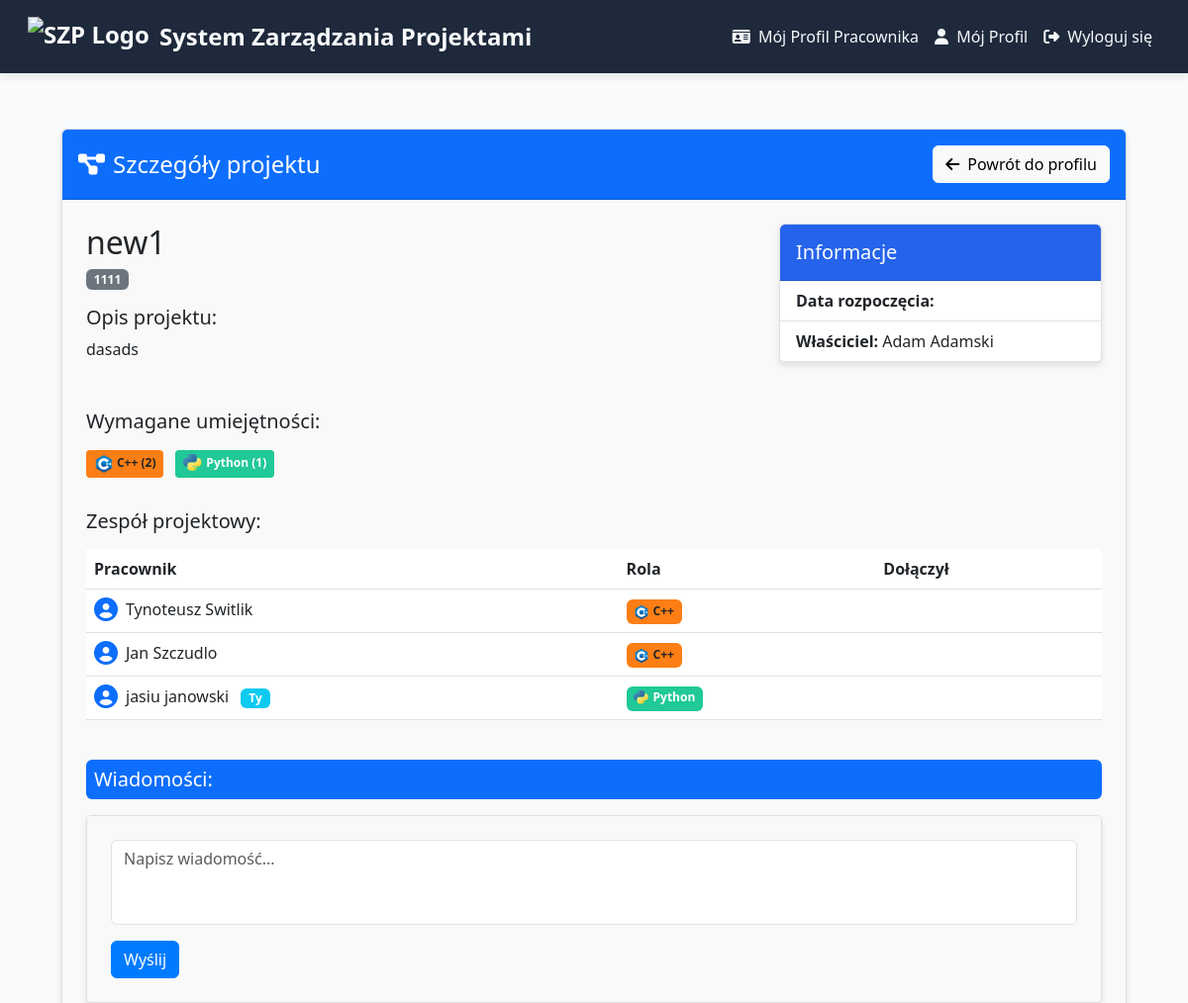
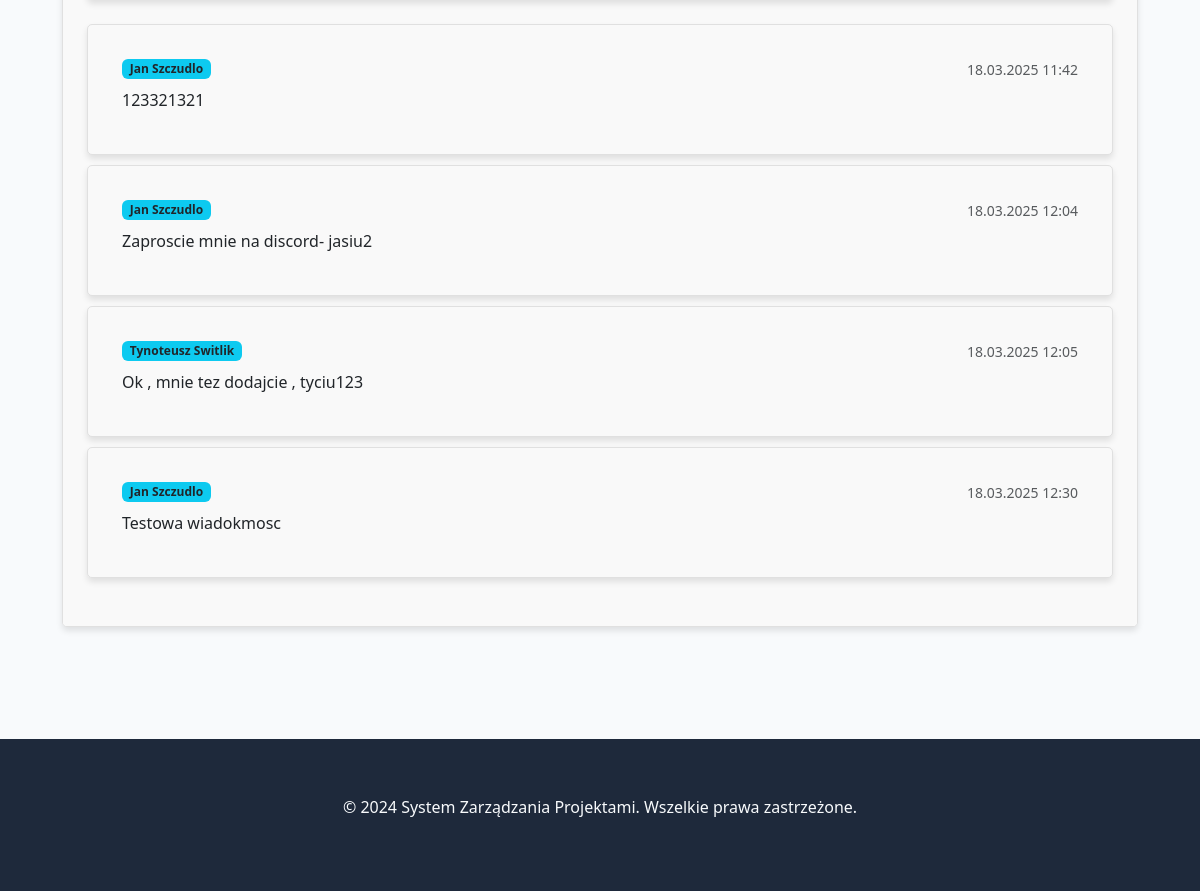
/projects/details/77/ (signed in), run on the app's committed database (2 pictures, top to bottom).
### projects/models.py (models this page shows, shortened)
class Project(models.Model):
    title = models.CharField(max_length=255)
    code = models.CharField(max_length=50, unique=True)
    description = models.TextField()
    owner = models.ForeignKey(Employer, on_delete=models.CASCADE, related_name='projects')
    employees = models.ManyToManyField(Employee, related_name='projects', blank=True)  # Dodanie tej linii

class ProjectSkillRequirement(models.Model):
    project = models.ForeignKey(Project, on_delete=models.CASCADE, related_name='skill_requirements')
    skill = models.ForeignKey(Skill, on_delete=models.CASCADE)
    required_count = models.PositiveIntegerField(default=0)  # Liczba wymaganych specjalistów
    class Meta:
        unique_together = ('project', 'skill')  # Każda kombinacja projektu i umiejętności musi być unikalna

class EmployeeProjectAssignment(models.Model):
    project = models.ForeignKey(Project, on_delete=models.CASCADE)
    employee = models.ForeignKey(Employee, on_delete=models.CASCADE)
    skill = models.ForeignKey(Skill, on_delete=models.CASCADE)

class ProjectMessage(models.Model):
    project = models.ForeignKey('Project', on_delete=models.CASCADE, related_name='messages')
    user = models.ForeignKey(Employee, on_delete=models.CASCADE)
    content = models.TextField()
    created_at = models.DateTimeField(auto_now_add=True)

### employers/models.py (models this page shows, shortened)
class Employer(models.Model):
    user = models.OneToOneField(
        CustomUser,
        on_delete=models.CASCADE,
        related_name='employer',
        null=True,
        blank=True
    )
    is_verified = models.BooleanField(default=False)

### account/models.py (models this page shows, shortened)
class CustomUser(AbstractUser):
    is_employee = models.BooleanField(default=True)
    is_employer = models.BooleanField(default=False)

### employees/models.py (models this page shows, shortened)
class Skill(models.Model):
    name = models.CharField(max_length=100)
    logo = models.ImageField(upload_to='skills/logos/', blank=True, null=True)

class Employee(models.Model):
    user = models.OneToOneField(CustomUser, on_delete=models.CASCADE, related_name='profile')
    skills = models.ManyToManyField('Skill', related_name="employees", blank=True)
    personality_traits = models.ManyToManyField(Personality_trait, related_name="employees", blank=True)
    belbin_test_result = models.JSONField(blank=True, null=True)
    def __str__(self):
        return f"{self.user.first_name} {self.user.last_name}" if self.user.first_name and self.user.last_name else self.user.username

### projects/views.py (the view, shortened to what this page needs)
# urls.py: path('details/<int:project_id>/', views.view_project_details, name='view_project_details'),
@login_required
def view_project_details(request, project_id):
    try:
        employee = request.user.employee  # Użyj instancji Employee
    except AttributeError:
        try:
            employee = Employee.objects.get(user=request.user)
            request.user.employee = employee
        except Employee.DoesNotExist:
            messages.error(request, 'Nie znaleziono profilu pracownika.')
            return redirect('profile')
    project = get_object_or_404(Project, id=project_id)
    is_assigned = project.employeeprojectassignment_set.filter(employee=employee).exists()
    if not is_assigned and not request.user.is_staff:
        messages.error(request, 'Nie masz dostępu do tego projektu.')
        return redirect('my_profile')
    message_form = ProjectMessageForm()  # Inicjalizuj formularz na początku
    messages_list = project.messages.all()
    return render(request, 'projects/project_details.html', {
        'project': project,
        'message_form': message_form,
        'messages': messages_list,  # Użyj zmiennej messages_list
    })

### projects/forms.py
class ProjectMessageForm(forms.ModelForm):
    class Meta:
        model = ProjectMessage
        fields = ['content']
        widgets = {
            'content': forms.Textarea(attrs={'rows': 3, 'placeholder': 'Napisz wiadomość...'}),
        }

### employees/context_processors.py (called while the page is built)
def global_context_processor(request):
    role_names = {
        'PO': 'Praktyczny Organizator',
        'NL': 'Naturalny Lider',
        'CZA': 'Człowiek Akcji',
        'SIE': 'Siewca (Człowiek Idei)',
        'CZK': 'Człowiek Kontaktów',
        'SE': 'Sędzia',
        'CZG': 'Człowiek Grupy',
        'PER': 'Perfekcjonista'
    }
    return {'role_names': role_names}

### employees/templatetags/employee_tags.py (called while the page is built, shortened)
@register.filter
def get_employee_id(user):
    if hasattr(user, 'employee') and user.employee:
        return user.employee.id

### projects/templates/projects/project_details.html (shortened to what this page needs)
{% extends "base.html" %}
{% load static %}
{% load custom_filters %}
{% block content %}
<link rel="stylesheet" href="{% static 'projects/css/styles.css' %}">
<div class="container py-4">
    <div class="card">
        <div class="card-header bg-primary text-white d-flex justify-content-between align-items-center">
            <h4 class="mb-0"><i class="fas fa-project-diagram me-2"></i>Szczegóły projektu</h4>
            <a href="{% url 'my_profile' %}" class="btn btn-light">
                <i class="fas fa-arrow-left me-1"></i> Powrót do profilu
            </a>
        </div>
        <div class="card-body">
            <div class="row mb-4">
                <div class="col-md-8">
                    <h2>{{ project.title }}</h2>
                    <div class="d-flex align-items-center mb-3">
                        <span class="badge bg-secondary me-2">{{ project.code }}</span>
                    </div>
                    <h5>Opis projektu:</h5>
                    <p>{{ project.description }}</p>
                </div>
                <div class="col-md-4">
                    <div class="card">
                        <div class="card-header bg-blue">
                            <h5 class="mb-0">Informacje</h5>
                        </div>
                        <ul class="list-group list-group-flush">
                            <li class="list-group-item">
                                <strong>Data rozpoczęcia:</strong> {{ project.start_date|date:"d.m.Y" }}
                            </li>
                            <li class="list-group-item">
                                <strong>Właściciel:</strong> {{ project.owner.user.first_name }} {{ project.owner.user.last_name }}
                            </li>
                        </ul>
                    </div>
                </div>
            </div>
            <h5 class="mt-4 mb-3">Wymagane umiejętności:</h5>
            <div class="mb-4">
                {% for req in project.skill_requirements.all %}
                    <span class="skill-badge me-2 mb-2 {{ req.skill.name|skill_color }}">
                        {% if req.skill.logo %}
                            <img src="{{ req.skill.logo.url }}" width="20" height="20" alt="{{ req.skill.name }}" />
                        {% endif %}
                        {{ req.skill.name }} ({{ req.required_count }})
                    </span>
                {% empty %}
                    <p class="text-muted">Brak zdefiniowanych wymagań</p>
                {% endfor %}
            </div>
            <h5 class="mt-4 mb-3">Zespół projektowy:</h5>
            <div class="table-responsive">
                <table class="table table-hover">
                    <thead>
                        <tr>
                            <th>Pracownik</th>
                            <th>Rola</th>
                            <th>Dołączył</th>
                        </tr>
                    </thead>
                    <tbody>
                        {% for assignment in project.employeeprojectassignment_set.all %}
                            <tr>
                                <td>
                                    <div class="d-flex align-items-center">
                                        <i class="fas fa-user-circle text-primary me-2" style="font-size: 1.5rem;"></i>
                                        <div>
                                            <span>{{ assignment.employee.user.first_name }} {{ assignment.employee.user.last_name }}</span>
                                            {% if assignment.employee.id == user.employee.id %}
                                                <span class="badge bg-info ms-2">Ty</span>
                                            {% endif %}
                                        </div>
                                    </div>
                                </td>
                                <td>
                                    <span class="badge {{ assignment.skill.name|skill_color }}">
                                        {% if assignment.skill.logo %}
                                            <img src="{{ assignment.skill.logo.url }}" width="16" height="16" alt="{{ assignment.skill.name }}" />
                                        {% endif %}
                                        {{ assignment.skill.name }}
                                    </span>
                                </td>
                                <td>{{ assignment.date_joined|date:"d.m.Y" }}</td>
                            </tr>
                        {% empty %}
                            <tr>
                                <td colspan="3" class="text-center">Brak przypisanych pracowników</td>
                            </tr>
                        {% endfor %}
                    </tbody>
                </table>
            </div>
            <h5 class="mt-4 mb-3 bg-primary text-white p-2 rounded">Wiadomości:</h5>
            <div class="mb-4">
                <div class="card mb-4">
                    <div class="card-body">
                        <form method="post">
                            <p>
                                <textarea name="content" cols="40" rows="3" placeholder="Napisz wiadomość..." required="" id="id_content" class="form-control rounded"></textarea>
                            </p>
                            <button type="submit" class="btn btn-primary">Wyślij</button>
                        </form>
                    </div>
                </div>
                {% for message in messages %}
                    <div class="message card mb-2">
                        <div class="card-body">
                            <div class="d-flex justify-content-between align-items-center">
                                <div class="badge bg-info text-dark">{{ message.user }}</div>
                                <small class="text-muted">{{ message.created_at|date:"d.m.Y H:i" }}</small>
                            </div>
                            <p class="card-text mt-2">{{ message.content }}</p>
                        </div>
                    </div>
                {% empty %}
                    <p class="text-muted">Brak wiadomości.</p>
                {% endfor %}
            </div>
        </div>
    </div>
</div>
{% endblock %}

### projects/static/projects/css/styles.css (style rules this page uses)
.message { border-radius: 10px !important; border: 1px solid #e0e0e0 !important; background-color: #f9f9f9 !important; padding: 10px !important; margin-bottom: 10px !important; }
.message .card-text { margin-bottom: 0.5rem !important; }
.card { border: 1px solid #e0e0e0 !important; border-radius: 5px !important; }
.card-body { background-color: #f9f9f9 !important; }
.btn-primary { background-color: #007bff !important; border-color: #007bff !important; }
textarea { border-radius: 10px; border: 1px solid #ced4da; padding: 10px; width: 100%; resize: none; }

### templates/base.html (style rules this page uses)
:root { --primary-color: #2563eb; --secondary-color: #1e40af; --accent-color: #3b82f6; --light-bg: #f8fafc; --dark-bg: #1e293b; --text-light: #f8fafc; --text-dark: #1e293b; }
body { font-family: 'Segoe UI', Tahoma, Geneva, Verdana, sans-serif; background-color: var(--light-bg); color: var(--text-dark); }
.container { padding: 2rem 1rem; }
.card { border-radius: 8px; box-shadow: 0 4px 6px rgba(0, 0, 0, 0.1); margin-bottom: 1.5rem; border: none; overflow: hidden; }
.card-header { background-color: var(--primary-color); color: white; font-weight: 600; padding: 1rem; }
.card-body { padding: 1.5rem; }
.btn-primary { background-color: var(--primary-color); border-color: var(--primary-color); }
.skill-badge { display: inline-block; padding: 0.35em 0.65em; font-size: 0.75em; font-weight: 700; line-height: 1; color: #fff; text-align: center; white-space: nowrap; vertical-align: baseline; border-radius: 0.25rem; background-color: var(--primary-color); }
.bg-teal { background-color: #20c997; color: white; }
.bg-orange { background-color: #fd7e14; color: black; }

### data on the page
Project: title "new1", code "1111", description "dasads", owner.user.first_name "Adam", owner.user.last_name "Adamski"
ProjectSkillRequirement: skill.logo (picture), skill.name "C++", required_count "2"
ProjectSkillRequirement: skill.logo (picture), skill.name "Python", required_count "1"
EmployeeProjectAssignment: employee.user.first_name "Tynoteusz", employee.user.last_name "Switlik", skill.logo (picture), skill.name "C++"
EmployeeProjectAssignment: employee.user.first_name "Jan", employee.user.last_name "Szczudlo", skill.logo (picture), skill.name "C++"
EmployeeProjectAssignment: employee.user.first_name "jasiu", employee.user.last_name "janowski", shows "Ty", skill.logo (picture), skill.name "Python"
ProjectMessage: user "Jan Szczudlo", created_at "18.03.2025 11:42", content "123321321"
ProjectMessage: user "Jan Szczudlo", created_at "18.03.2025 12:04", content "Zaproscie mnie na discord- jasiu2"
ProjectMessage: user "Tynoteusz Switlik", created_at "18.03.2025 12:05", content "Ok , mnie tez dodajcie , tyciu123"
ProjectMessage: user "Jan Szczudlo", created_at "18.03.2025 12:30", content "Testowa wiadokmosc"
